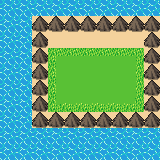

Below is a game level as drawn by its tile map, then a one-line description and the .tmx file that defines it, in full:
An orthogonal 10x10 tile map with 16x16 px tiles, 2 tile layers (Warstwa Kafelków 1, Warstwa Kafelków 2).

<map version="1.8" tiledversion="1.8.4" orientation="orthogonal" renderorder="left-down" width="10" height="10" tilewidth="16" tileheight="16" infinite="0" nextlayerid="3" nextobjectid="1">
 <tileset firstgid="1" source="SP-Tileset.tsx" />
 <layer id="1" name="Warstwa Kafelków 1" width="10" height="10">
  <data encoding="csv">
17,17,17,17,17,17,17,17,17,17,
17,17,567,567,567,567,567,567,567,567,
17,17,567,567,567,567,567,567,567,567,
17,17,567,230,231,231,231,231,232,567,
17,17,567,246,247,247,247,247,248,567,
17,17,567,246,247,247,247,247,248,567,
17,17,567,262,263,263,263,263,264,567,
17,17,567,567,567,567,567,567,567,567,
17,17,17,17,17,17,17,17,17,17,
17,17,17,17,17,17,17,17,17,17
</data>
 </layer>
 <layer id="2" name="Warstwa Kafelków 2" width="10" height="10">
  <data encoding="csv">
0,0,0,0,0,0,0,0,0,0,
0,0,466,466,466,466,466,466,466,466,
0,0,466,0,0,0,0,0,0,466,
0,0,466,0,0,0,0,0,0,466,
0,0,466,0,0,0,0,0,0,466,
0,0,466,0,0,0,0,0,0,466,
0,0,466,0,0,0,0,0,0,466,
0,0,466,466,466,466,466,466,466,466,
0,0,0,0,0,0,0,0,0,0,
0,0,0,0,0,0,0,0,0,0
</data>
 </layer>
</map>
